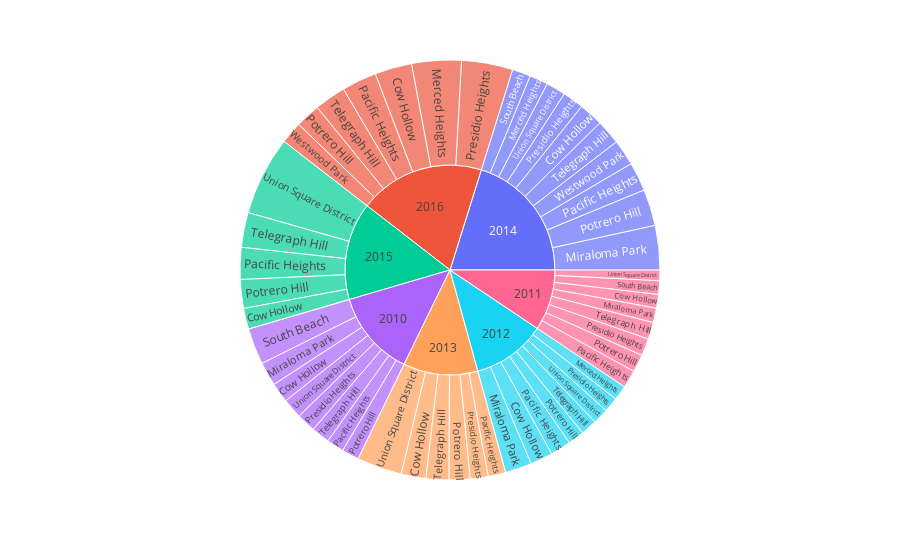

Notebook cell for this chart:
### Code cell
# sunburst()
sunburst()

### Figure 1 — Plotly figure (JSON) as saved in the notebook; plotly's stock layout.template omitted (floating-point values rounded to 4 significant figures)
{"data": [{"branchvalues": "total", "domain": {"x": [0, 1], "y": [0, 1]}, "hovertemplate": "labels=%{label}<br>sale_price_sqr_foot=%{value}<br>parent=%{parent}<br>id=%{id}<extra></extra>", "ids": ["2010/Cow Hollow", "2011/Cow Hollow", "2012/Cow Hollow", "2013/Cow Hollow", "2014/Cow Hollow", "2015/Cow Hollow", "2016/Cow Hollow", "2012/Merced Heights", "2014/Merced Heights", "2016/Merced Heights", "2010/Miraloma Park", "2011/Miraloma Park", "2012/Miraloma Park", "2014/Miraloma Park", "2010/Pacific Heights", "2011/Pacific Heights", "2012/Pacific Heights", "2013/Pacific Heights", "2014/Pacific Heights", "2015/Pacific Heights", "2016/Pacific Heights", "2010/Potrero Hill", "2011/Potrero Hill", "2012/Potrero Hill", "2013/Potrero Hill", "2014/Potrero Hill", "2015/Potrero Hill", "2016/Potrero Hill", "2010/Presidio Heights", "2011/Presidio Heights", "2012/Presidio Heights", "2013/Presidio Heights", "2014/Presidio Heights", "2015/Presidio Heights", "2016/Presidio Heights", "2010/South Beach", "2011/South Beach", "2014/South Beach", "2010/Telegraph Hill", "2011/Telegraph Hill", "2012/Telegraph Hill", "2013/Telegraph Hill", "2014/Telegraph Hill", "2015/Telegraph Hill", "2016/Telegraph Hill", "2010/Union Square District", "2011/Union Square District", "2012/Union Square District", "2013/Union Square District", "2014/Union Square District", "2015/Union Square District", "2014/Westwood Park", "2016/Westwood Park", "2010", "2011", "2012", "2013", "2014", "2015", "2016"], "labels": ["Cow Hollow", "Cow Hollow", "Cow Hollow", "Cow Hollow", "Cow Hollow", "Cow Hollow", "Cow Hollow", "Merced Heights", "Merced Heights", "Merced Heights", "Miraloma Park", "Miraloma Park", "Miraloma Park", "Miraloma Park", "Pacific Heights", "Pacific Heights", "Pacific Heights", "Pacific Heights", "Pacific Heights", "Pacific Heights", "Pacific Heights", "Potrero Hill", "Potrero Hill", "Potrero Hill", "Potrero Hill", "Potrero Hill", "Potrero Hill", "Potrero Hill", "Presidio Heights", "Presidio Heights", "Presidio Heights", "Presidio Heights", "Presidio Heights", "Presidio Heights", "Presidio Heights", "South Beach", "South Beach", "South Beach", "Telegraph Hill", "Telegraph Hill", "Telegraph Hill", "Telegraph Hill", "Telegraph Hill", "Telegraph Hill", "Telegraph Hill", "Union Square District", "Union Square District", "Union Square District", "Union Square District", "Union Square District", "Union Square District", "Westwood Park", "Westwood Park", "2010", "2011", "2012", "2013", "2014", "2015", "2016"], "name": "", "parents": ["2010", "2011", "2012", "2013", "2014", "2015", "2016", "2012", "2014", "2016", "2010", "2011", "2012", "2014", "2010", "2011", "2012", "2013", "2014", "2015", "2016", "2010", "2011", "2012", "2013", "2014", "2015", "2016", "2010", "2011", "2012", "2013", "2014", "2015", "2016", "2010", "2011", "2014", "2010", "2011", "2012", "2013", "2014", "2015", "2016", "2010", "2011", "2012", "2013", "2014", "2015", "2014", "2016", "", "", "", "", "", "", ""], "type": "sunburst", "values": [569.4, 390.6, 644.8, 707.4, 691.9, 598.6, 1059.0, 421.1, 528.7, 1417.0, 680.6, 414.7, 756.2, 1268.0, 496.5, 509.0, 586.2, 503.9, 824.7, 910.2, 996.4, 491.5, 503.1, 466.6, 598.7, 1045.0, 821.3, 707.7, 549.4, 493.8, 426.6, 512.8, 603.5, 0, 1466.0, 1037.0, 388.6, 524.6, 524.8, 483.4, 465.8, 653.3, 708.2, 997.0, 903.0, 569.2, 302.1, 445.2, 1290.0, 558.3, 2259.0, 743.0, 631.2, 4918.0, 3485.0, 4213.0, 4267.0, 7496.0, 5586.0, 7180.0]}], "layout": {"autosize": true, "legend": {"tracegroupgap": 0}, "margin": {"t": 60}}}
